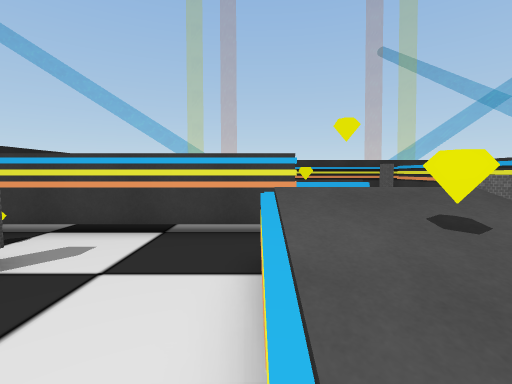
[1] (above)

18 first-person views from a walk through a 3-D level made in the Unity game engine. The camera is 1.3 m above the floor, tilts 4° down and sees 85° across. The floor is counted in squares, 1 m on a side. Each view is taken from the middle of a square. On the plan, view 1 faces up. The plan holds only what a view shows up to about 13 squares ahead; the rest is blank. The place goes on beyond the plan. The player character is not drawn.

[2]
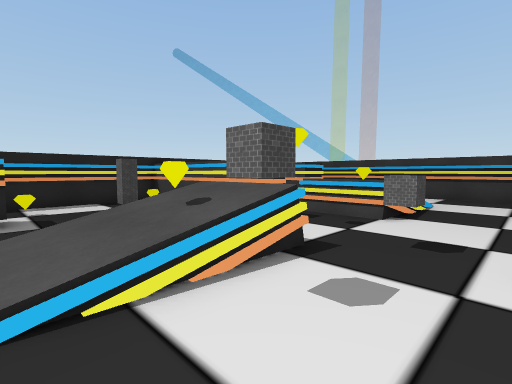

[3]
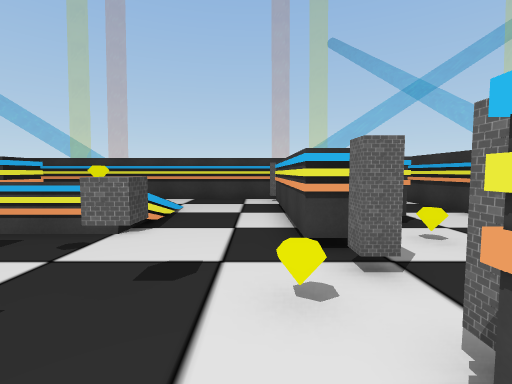

[4]
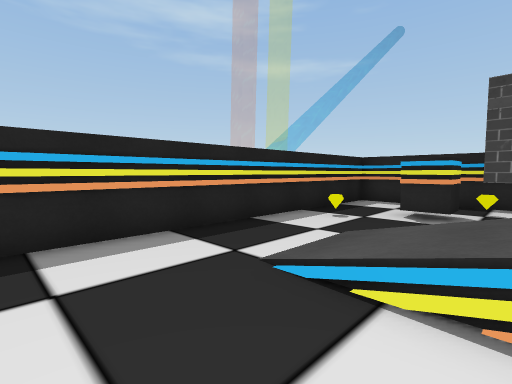

[5]
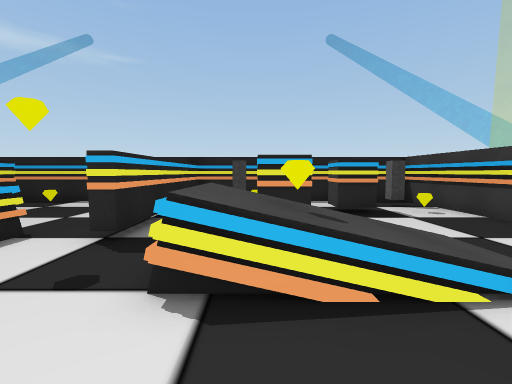

[6]
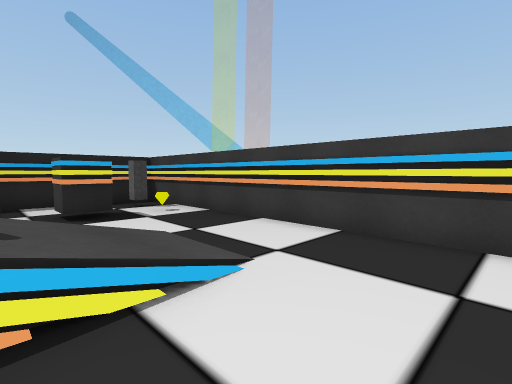

[7]
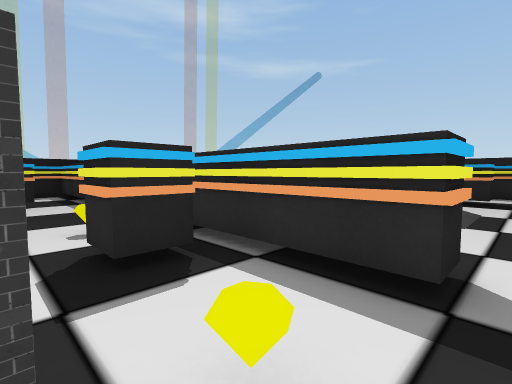

[8]
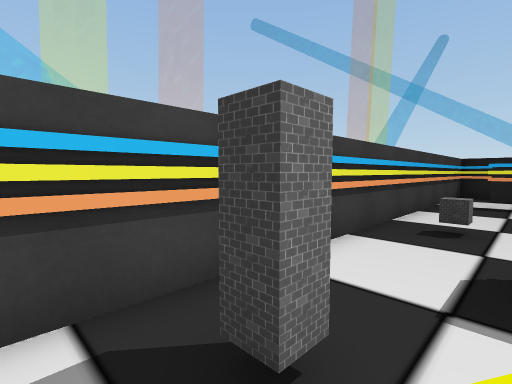

[9]
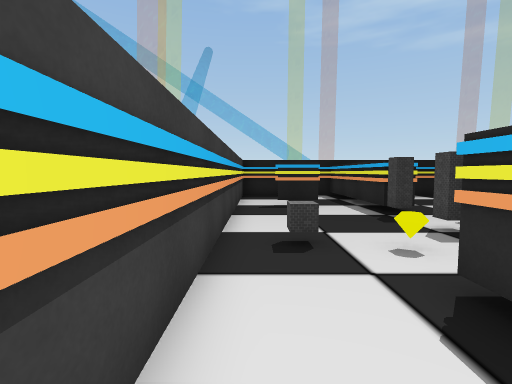

[10]
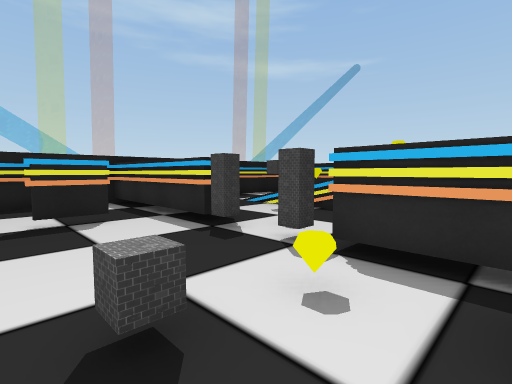

[11]
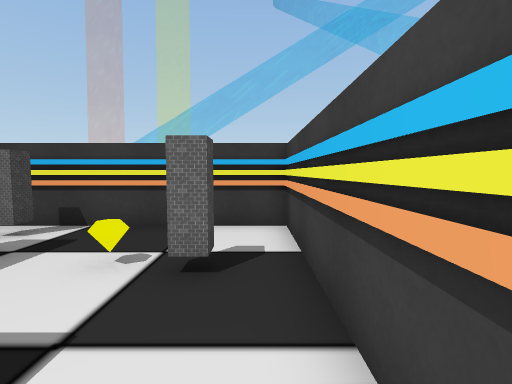

[12]
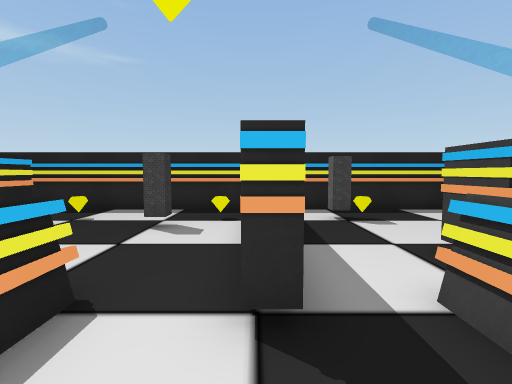

[13]
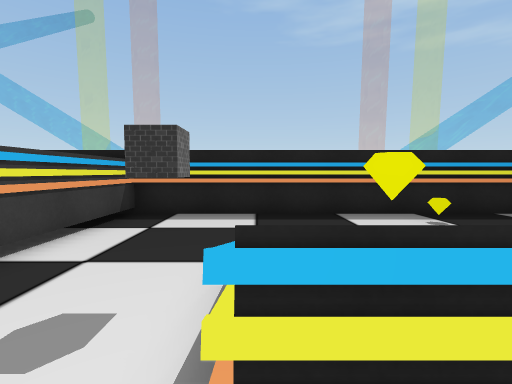

[14]
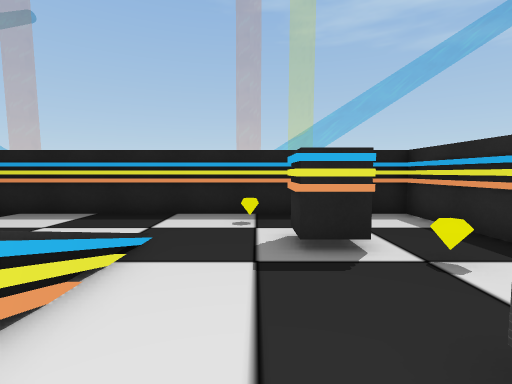

[15]
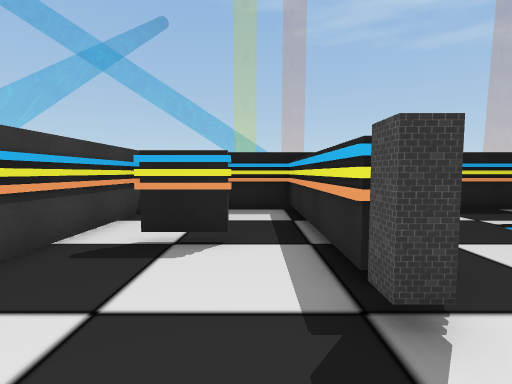

[16]
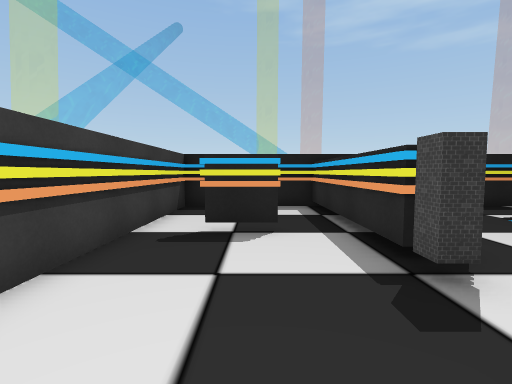

[17]
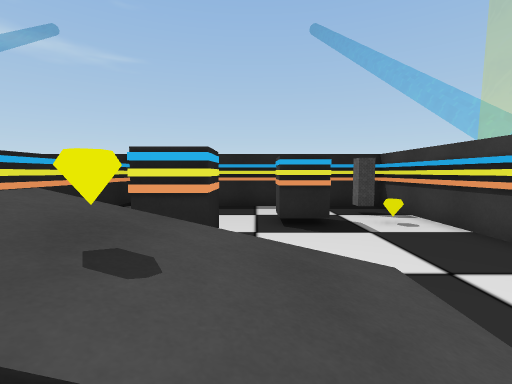

[18]
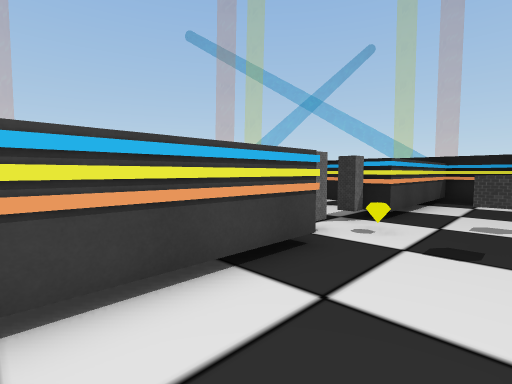

### Floor plan
Key: @ floor where view 1 was taken; # wall or solid block; . main floor; : floor 1 m higher than the main floor; / step, stairs or slope; = window, fence, low wall or low ledge; T thing the floor can be seen under or through; O other object.
Columns run from 7 left of view 1 to 13 right of it. Each row starts with its distance up from view 1.
 16 #####################
 15 #.O.O.........O.....#
 14 #.O.................#
 13 #..OO.........##.OO.#
 12 #..OO..////...##....#
 11 #......////...##....#
 10 #.....OO/O/...##OO..#
  9 #.O...OO::/...##OO..#
  8 #.O.....::/...##....#
  7 #.............##O.O.#
  6 ##TTTTTT......OO....#
  5 #.O........OOO......#
  4 #..O...=:::....O....#
  3 #..O...=:::...##....#
  2 #......=/O/O..##....#
  1 #.O....////...##.OO.#
  0 #..OO..@///...##....#
 -1 #..OO.........##....#
 -2 #....O........##....#
 -3 #.............##....#
 -4 #####################

Where each view was taken, in squares from view 1:
view 1: 0 up, 0 right, facing up
view 2: 0 up, 6 right, facing up-left
view 3: 2 up, 6 right, facing up
view 4: 2 up, 6 right, facing down-left
view 5: 9 up, 6 right, facing left
view 6: 10 up, 6 right, facing up-left
view 7: 14 up, 11 right, facing down-left
view 8: 14 up, 10 right, facing down-right
view 9: 12 up, 12 right, facing down
view 10: 9 up, 12 right, facing down-left
view 11: 9 up, 12 right, facing up
view 12: 6 up, 3 right, facing left
view 13: 5 up, 3 right, facing down
view 14: 5 up, 2 left, facing down
view 15: 6 up, 9 right, facing down
view 16: 7 up, 10 right, facing down
view 17: 11 up, 4 right, facing left
view 18: 11 up, 4 right, facing down-right
